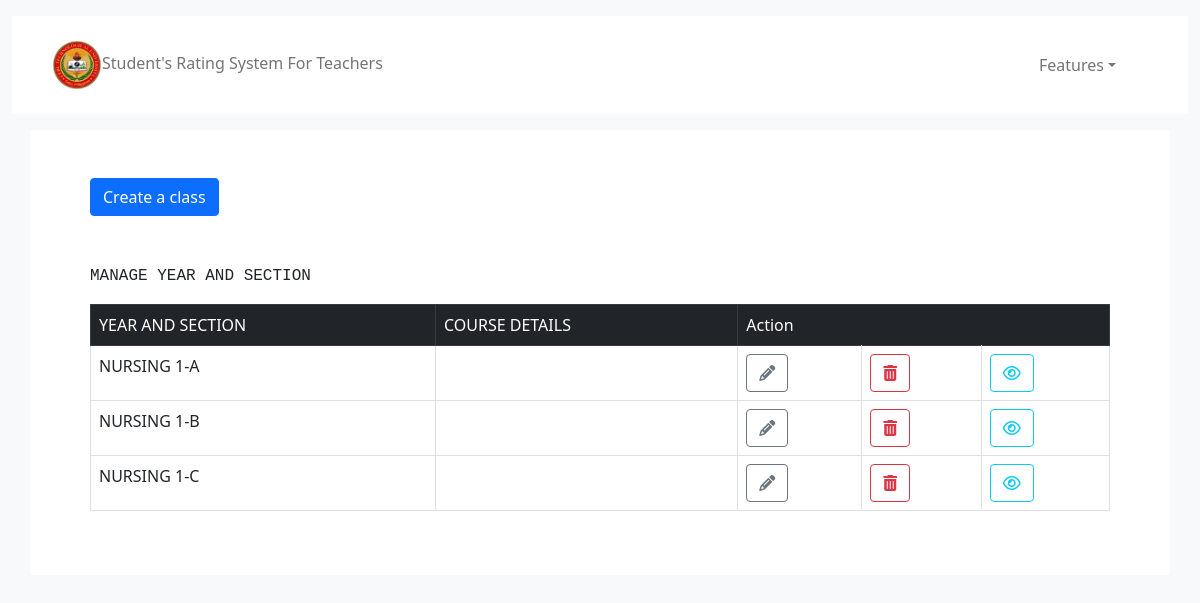
The app's page /views/manage-year-section.php?course_name=NURSING (signed in) with its own data.
### tables this page shows
CREATE TABLE `classes` (
  `class_id` int(11) NOT NULL,
  `year` varchar(255) NOT NULL,
  `section` varchar(255) NOT NULL,
  `course` varchar(255) NOT NULL
);

### controller/functions.php (called while the page is built, shortened)
<?php
function get_class_course($course){
    $conn = connect_db();
    $course = strtoupper($course);
    $sql = "SELECT * FROM classes WHERE course = '$course'";
    $result = $conn->query($sql);
    if ($result->num_rows > 0) {
        $rows = array();
        while ($row = $result->fetch_assoc()) {
            $rows[] = $row;
        }
        return $rows;
    }
}
?>

### views/manage-year-section.php (the view, shortened to what this page needs)
<?php include '../controller/functions.php'; ?>
<?php include 'html/header.html';
$course_name = $_GET['course_name'];
$class = get_class_course($course_name);
?>
<div class="container-fluid my-3 bg-light">
    <?php include 'admin-navbar.php'; ?>
</div>
<div class="container justify-content-center bg-white p-5">
    <div class="container">
       <button type="button" class="btn btn-primary " data-bs-toggle="modal" data-bs-target="#modelId">
            Create a class
       </button>
    <p class="font-monospace mt-5">MANAGE YEAR AND SECTION</p>
    <table class="table table-bordered">
        <thead class="table-dark">
            <td>YEAR AND SECTION</td>
            <td>COURSE DETAILS</td>
            <td colspan="3">Action</td>
        </thead>
        <?php foreach($class as $row ): ?>
            <tr>
                <td><?php echo $row['course']." ".$row['year']."-".$row['section'] ?></td>
                <td></td>
                <td><a href="edit-courses.php?id=<?php echo $row['class_id'] ?>" class="btn btn-outline-secondary"> <i class="fa fa-pencil" aria-hidden="true"></i> </a></td>
                <td><a href="../controller/delete.php?class_id=<?php echo $row['class_id'] ?>" class="btn btn-outline-danger"> <i class="fa fa-trash" aria-hidden="true"></i> </a></td>
                <td>
                    <a href="manage-section-subjects.php?class_id=<?php echo $row['class_id']  ?>" class="btn btn-outline-info"> <i class="fa fa-eye" aria-hidden="true"></i> </a>
                </td>
            </tr>
        <?php endforeach ?>
    </table>
    </div>
</div>

### records on screen
classes: course "NURSING", year "1", section "A"
classes: course "NURSING", year "1", section "B"
classes: course "NURSING", year "1", section "C"
